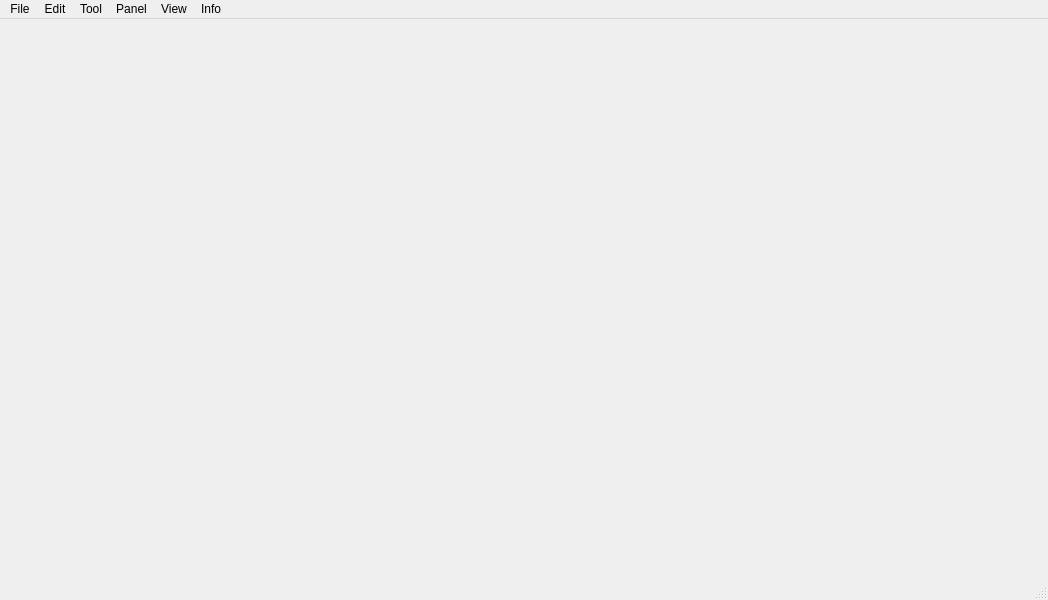
<?xml version="1.0" encoding="UTF-8"?>
<ui version="4.0">
 <class>MainWindow</class>
 <widget class="QMainWindow" name="MainWindow">
  <property name="geometry">
   <rect>
    <x>0</x>
    <y>0</y>
    <width>1048</width>
    <height>600</height>
   </rect>
  </property>
  <property name="windowTitle">
   <string>MainWindow</string>
  </property>
  <widget class="QWidget" name="centralwidget"/>
  <widget class="QMenuBar" name="menubar">
   <property name="geometry">
    <rect>
     <x>0</x>
     <y>0</y>
     <width>1048</width>
     <height>22</height>
    </rect>
   </property>
   <widget class="QMenu" name="menuFile">
    <property name="title">
     <string>File</string>
    </property>
    <addaction name="actionOpen"/>
    <addaction name="actionSave"/>
    <addaction name="actionSave_as"/>
    <addaction name="separator"/>
    <addaction name="actionImport"/>
    <addaction name="actionExport"/>
    <addaction name="actionExit"/>
   </widget>
   <widget class="QMenu" name="menuEdit">
    <property name="title">
     <string>Edit</string>
    </property>
    <widget class="QMenu" name="menuRotate">
     <property name="title">
      <string>Images Rotate</string>
     </property>
     <addaction name="actionRotatw_90_left"/>
     <addaction name="actionRotate_90_right"/>
     <addaction name="action180"/>
     <addaction name="actionManual_rotate"/>
     <addaction name="separator"/>
     <addaction name="actionFlip_Horizontal"/>
     <addaction name="actionFlip_Vertical"/>
    </widget>
    <addaction name="menuRotate"/>
    <addaction name="actionImage_size"/>
   </widget>
   <widget class="QMenu" name="menuView">
    <property name="title">
     <string>View</string>
    </property>
   </widget>
   <widget class="QMenu" name="menuTool">
    <property name="title">
     <string>Tool</string>
    </property>
    <widget class="QMenu" name="menuAdvanced_Settings">
     <property name="title">
      <string>Advanced Settings</string>
     </property>
     <addaction name="actionAuto_Tone"/>
     <addaction name="actionAuto_Color"/>
     <addaction name="actionAuto_Contrast"/>
    </widget>
    <addaction name="menuAdvanced_Settings"/>
   </widget>
   <widget class="QMenu" name="menuInfo">
    <property name="geometry">
     <rect>
      <x>491</x>
      <y>87</y>
      <width>96</width>
      <height>60</height>
     </rect>
    </property>
    <property name="title">
     <string>Info</string>
    </property>
    <addaction name="actionAbout"/>
   </widget>
   <widget class="QMenu" name="menuPanel">
    <property name="title">
     <string>Panel</string>
    </property>
    <addaction name="actionTool_Panel"/>
    <addaction name="actionProperty_panel"/>
    <addaction name="actionBrowser_panel"/>
   </widget>
   <addaction name="menuFile"/>
   <addaction name="menuEdit"/>
   <addaction name="menuTool"/>
   <addaction name="menuPanel"/>
   <addaction name="menuView"/>
   <addaction name="menuInfo"/>
  </widget>
  <widget class="QStatusBar" name="statusbar"/>
  <action name="actionproperty">
   <property name="text">
    <string>Property</string>
   </property>
  </action>
  <action name="actionRotatw_90_left">
   <property name="text">
    <string>90° Left </string>
   </property>
  </action>
  <action name="actionRotate_90_right">
   <property name="text">
    <string>90° Right</string>
   </property>
  </action>
  <action name="action180">
   <property name="text">
    <string>180°</string>
   </property>
  </action>
  <action name="actionManual_rotate">
   <property name="text">
    <string>Manual Rotate</string>
   </property>
  </action>
  <action name="actionFlip_Horizontal">
   <property name="text">
    <string>Flip Horizontal</string>
   </property>
  </action>
  <action name="actionFlip_Vertical">
   <property name="text">
    <string>Flip Vertical</string>
   </property>
  </action>
  <action name="actionImage_size">
   <property name="text">
    <string>Image Size</string>
   </property>
  </action>
  <action name="actionAuto_Tone">
   <property name="text">
    <string>Auto Tone</string>
   </property>
  </action>
  <action name="actionAuto_Color">
   <property name="text">
    <string>Auto Color</string>
   </property>
  </action>
  <action name="actionAuto_Contrast">
   <property name="text">
    <string>Auto Contrast</string>
   </property>
  </action>
  <action name="actionAbout">
   <property name="text">
    <string>About</string>
   </property>
  </action>
  <action name="actionOpen">
   <property name="text">
    <string>Open</string>
   </property>
  </action>
  <action name="actionSave">
   <property name="text">
    <string>Save</string>
   </property>
  </action>
  <action name="actionSave_as">
   <property name="text">
    <string>Save as</string>
   </property>
  </action>
  <action name="actionImport">
   <property name="text">
    <string>Import</string>
   </property>
  </action>
  <action name="actionExport">
   <property name="text">
    <string>Export</string>
   </property>
  </action>
  <action name="actionExit">
   <property name="text">
    <string>Exit</string>
   </property>
  </action>
  <action name="actionTool_Panel">
   <property name="text">
    <string>Tool Panel</string>
   </property>
  </action>
  <action name="actionProperty_panel">
   <property name="text">
    <string>Property panel</string>
   </property>
  </action>
  <action name="actionBrowser_panel">
   <property name="text">
    <string>Browser panel</string>
   </property>
  </action>
 </widget>
 <resources/>
 <connections/>
</ui>
